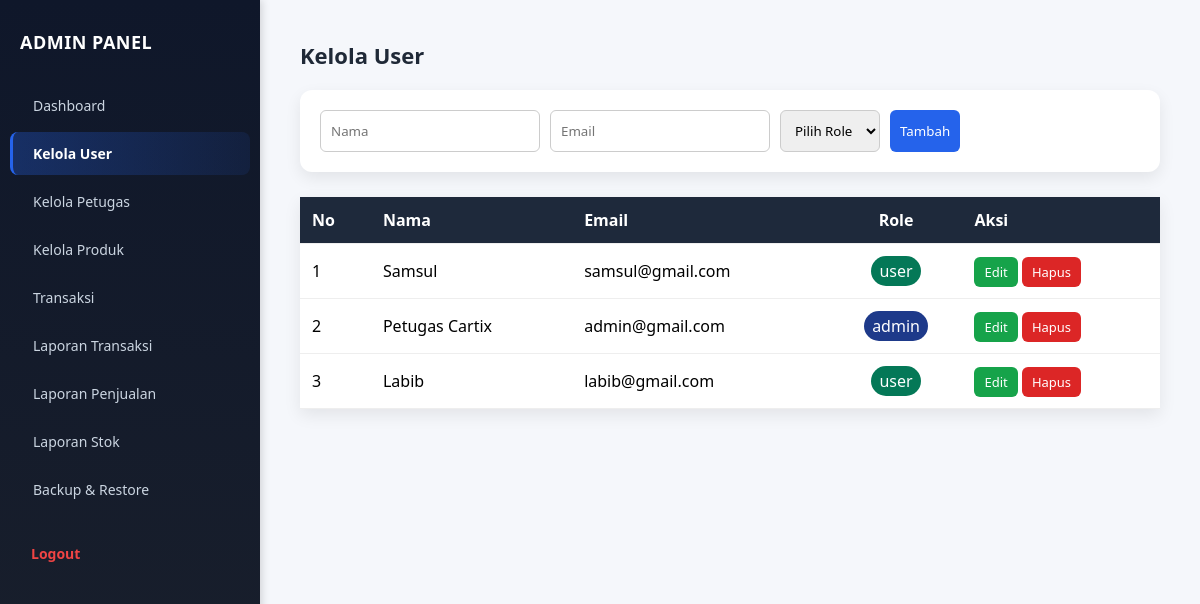
The app's page /admin/user.php (signed in) with its own data.
### tables this page shows
CREATE TABLE `users` (
  `id` int(11) NOT NULL AUTO_INCREMENT,
  `nama` varchar(100) NOT NULL,
  `email` varchar(100) NOT NULL,
  `password` varchar(255) NOT NULL,
  `role` enum('admin','user') DEFAULT 'user',
  `created_at` timestamp NOT NULL DEFAULT current_timestamp(),
  PRIMARY KEY (`id`),
  UNIQUE KEY `email` (`email`)
);

### admin/user.php (the view, shortened to what this page needs)
<?php
include __DIR__ . "/../config/database.php";
$editData = null;
$dataUser = mysqli_query($conn, "SELECT * FROM users ORDER BY id DESC");
?>
<!DOCTYPE html>
<html lang="id">
<head>
</head>
<body>
    <div class="wrapper">
        <div class="sidebar">
            <h2>ADMIN PANEL</h2>
            <a href="dashboard.php">Dashboard</a>
            <a href="user.php" class="active">Kelola User</a>
            <a href="petugas.php">Kelola Petugas</a>
            <a href="produk.php">Kelola Produk</a>
            <a href="transaksi.php">Transaksi</a>
            <a href="laporan_transaksi.php"> Laporan Transaksi</a>
            <a href="laporan_penjualan.php">Laporan Penjualan</a>
            <a href="laporan_stok.php">Laporan Stok</a>
            <a href="backup_restore.php">Backup & Restore</a>
            <a href="logout.php" class="logout-btn" onclick="return confirm('Apakah Anda yakin ingin logout?')">
                Logout
            </a>
        </div>
        <div class="content">
            <h1>Kelola User</h1>
            <div class="card">
                <form method="post">
                    <input type="text" name="nama" placeholder="Nama"
                        value="<?= $editData['nama'] ?? '' ?>" required>
                    <input type="email" name="email" placeholder="Email"
                        value="<?= $editData['email'] ?? '' ?>" required>
                    <select name="role" required>
                        <option value="">Pilih Role</option>
                    </select>
                    <?php if ($editData) { ?>
                        <button name="update">Update</button>
                        <a href="user.php" class="action batal">Batal</a>
                    <?php } else { ?>
                        <button name="tambah">Tambah</button>
                    <?php } ?>
                </form>
            </div>
            <table>
                <tr>
                    <th>No</th>
                    <th>Nama</th>
                    <th>Email</th>
                    <th style="text-align: center;">Role</th>
                    <th>Aksi</th>
                </tr>
                <?php $no = 1;
                while ($u = mysqli_fetch_assoc($dataUser)) { ?>
                    <tr>
                        <td><?= $no++ ?></td>
                        <td><?= htmlspecialchars($u['nama']) ?></td>
                        <td><?= htmlspecialchars($u['email']) ?></td>
                        <td style="text-align: center;"><span class="role-<?= $u['role'] ?>"><?= $u['role'] ?></span></td>
                        <td>
                            <a class="action edit" href="?edit=<?= $u['id'] ?>">Edit</a>
                            <a class="action hapus"
                                href="?hapus=<?= $u['id'] ?>"
                                onclick="return confirm('Hapus user ini?')">Hapus</a>
                        </td>
                    </tr>
                <?php } ?>
            </table>
        </div>
    </div>
</body>
</html>

### admin/user.php (style rules this page uses)
* { box-sizing: border-box; margin: 0; padding: 0; font-family: 'Segoe UI', Tahoma, Geneva, Verdana, sans-serif; }
body { margin: 0; background: #f5f7fb; }
.wrapper { display: flex; min-height: 100vh; }
.sidebar { width: 260px; background: linear-gradient(180deg, #0f172a 0%, #1a202c 100%); color: #e2e8f0; padding: 30px 0; box-shadow: 2px 0 8px rgba(0, 0, 0, 0.15); position: fixed; height: 100vh; overflow-y: auto; }
.sidebar h2 { font-size: 18px; font-weight: 700; margin: 0 20px 30px; color: #fff; letter-spacing: 0.5px; }
.sidebar a { display: block; font-size: 14px; font-weight: 500; color: #cbd5e1; text-decoration: none; padding: 12px 20px; margin: 5px 10px; border-radius: 8px; transition: all 0.3s ease; border-left: 3px solid transparent; }
.sidebar a.active { background: linear-gradient(90deg, rgba(37, 99, 235, 0.3), rgba(37, 99, 235, 0.1)); color: #fff; border-left-color: #2563eb; font-weight: 600; }
.sidebar a.logout-btn { color: #fca5a5; font-weight: 600; margin-top: 30px; }
.content { flex: 1; margin-left: 260px; padding: 40px; }
h1 { font-size: 22px; font-weight: 700; color: #1f2937; margin-bottom: 20px; }
.card { background: #fff; padding: 20px; border-radius: 12px; margin-bottom: 25px; box-shadow: 0 6px 16px rgba(0, 0, 0, .08); }
form { display: flex; gap: 10px; flex-wrap: wrap; }
input, select, button { padding: 10px; border-radius: 6px; border: 1px solid #ccc; }
button { background: #2563eb; color: #fff; border: none; cursor: pointer; }
table { width: 100%; border-collapse: collapse; background: #fff; box-shadow: 0 6px 16px rgba(0, 0, 0, .08); }
th, td { padding: 12px; border-bottom: 1px solid #eee; }
th { background: #1e293b; color: #fff; text-align: left; }
.action { padding: 6px 10px; border-radius: 6px; color: #fff; font-size: 13px; text-decoration: none; }
.edit { background: #16a34a; }
.hapus { background: #dc2626; }
.role-admin { background: #1e3a8a; color: white; padding: 4px 8px; border-radius: 50px; display: inline-block; font-weight: 500; }
.role-user { background: #047857; color: white; padding: 4px 8px; border-radius: 50px; display: inline-block; font-weight: 500; }
.sidebar a.logout-btn { color: #ef4444; font-weight: 600; margin-top: 20px; border: 1px solid transparent; }

### records on screen
users: nama "Samsul", email "samsul@gmail.com", role "user"
users: nama "Petugas Cartix", email "admin@gmail.com", role "admin"
users: nama "Labib", email "labib@gmail.com", role "user"
